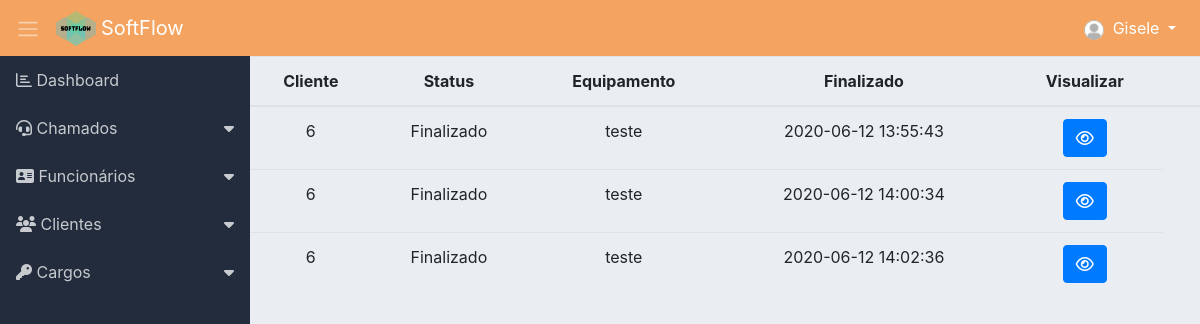
The page /chamado_finalizado.php (signed in) on the database its author committed.
### tables this page shows
CREATE TABLE `chamado` (
  `id` int(11) NOT NULL,
  `id_cliente` int(11) NOT NULL,
  `id_funcionario` int(11) DEFAULT NULL,
  `status` varchar(155) NOT NULL,
  `equipamento` varchar(115) NOT NULL,
  `descricao` varchar(155) NOT NULL,
  `abertura` varchar(155) NOT NULL,
  `encerramento` varchar(155) DEFAULT NULL
);

### classes/Model.php (called while the page is built, shortened)
<?php
require_once 'Conn.php';
class Model
{
    public function __construct()
    {
        $conn = new Conn();
        $this->db = $conn->getConn();
    }
}

### classes/Conn.php (called while the page is built)
<?php
class Conn {
    public static $Host = "localhost";
    public static $User = "root";
    public static $Pass = "";
    public static $Dbname = "sistema_informatica_pi";
    private static $Connect = null;
    private static function Conectar() {
        try {
            if(self::$Connect == null):
                self::$Connect = new PDO('mysql:host=' . self::$Host .';dbname='.self::$Dbname, self::$User, self::$Pass);
            endif;
        } catch (Exception $ex) {
            echo 'Mensagem: ' . $ex->getMessage();
            die;
        }
        return self::$Connect;
    }
    public function getConn() {
        return self::Conectar();
    }
}

### classes/ChamadoDAO.php (called while the page is built, shortened)
<?php
require_once 'Model.php';
class ChamadoDAO extends Model
{
    public function __construct() {
    	$this->tabela = 'chamado';
    	$this->class = 'Chamado';
    }
    public function listarFinalizado($funcionario)
    {
        $sql = "SELECT * FROM {$this->tabela} WHERE id_funcionario = '{$funcionario}' AND status='Finalizado'";
        $stmt = $this->db->prepare($sql);
        $stmt->setFetchMode(PDO::FETCH_CLASS, $this->class);
        $stmt->execute();
        return $stmt->fetchAll();
    }
}

### classes/Chamado.php (called while the page is built, shortened)
<?php
class Chamado
{
	private $id;
	private $id_cliente;
	private $status;
	private $encerramento;
    private $equipamento;
    public function getId()
    {
        return $this->id;
    }
    public function getStatus()
    {
        return $this->status;
    }
    public function getEncerramento()
    {
        return $this->encerramento;
    }
    public function getIdCliente()
    {
        return $this->id_cliente;
    }
    public function getEquipamento()
    {
        return $this->equipamento;
    }
}

### chamado_finalizado.php (the view, shortened to what this page needs)
<?php include 'layout/header.php'; ?>
<?php include './layout/menu.php'; ?>
<?php
require 'classes/Chamado.php';
require 'classes/ChamadoDAO.php';
$chamadoDAO = new ChamadoDAO();
$funcionario = $_SESSION['id_funcionario'];
$chamados = $chamadoDAO->listarFinalizado($funcionario);
?>
<div style="width: 100%;">
	<table class="table text-center">
		<thead>
			<tr>
				<th>Cliente</th>
				<th>Status</th>
				<th>Equipamento</th>
				<th>Finalizado</th>
				<th>Visualizar</th>
				<th></th>
			</tr>
		</thead>
		<tbody>
			<?php foreach ($chamados as $chamado) { ?>
				<tr>
					<td><?= $chamado->getIdCliente() ?></td>
					<td><?= $chamado->getStatus() ?></td>
					<td><?= $chamado->getEquipamento() ?></td>
					<td><?= $chamado->getEncerramento() ?></td>
					<td>
					<a class="btn btn-primary" href="visualizar_chamado.php?id=<?= $chamado->getId() ?>"><i class="fa fa-eye"></i></a>
					</td>
				</tr>
			<?php } ?>
		</tbody>
	</table>
</div>
<?php include 'layout/footer.php'; ?>

### assets/css/dashboard.css (style rules this page uses)
body { background-color: #eaeef3; }

### rows shown on the page
chamado: id_cliente "6", status "Finalizado", equipamento "teste", encerramento "2020-06-12 13:55:43"
chamado: id_cliente "6", status "Finalizado", equipamento "teste", encerramento "2020-06-12 14:00:34"
chamado: id_cliente "6", status "Finalizado", equipamento "teste", encerramento "2020-06-12 14:02:36"

### other values the page prints
$_SESSION['nome'] "Gisele"
